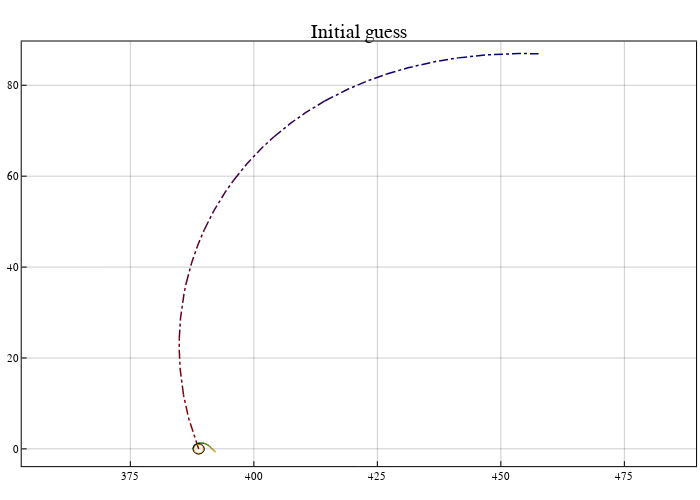

Notebook code cell kept with this figure:
### Code cell
cs_fwd = palette([:darkred, :navyblue], max(Int(n/2),2))
cs_bck = palette([:darkgreen, :goldenrod], max(n-Int(n/2),2))

pcart = plot(size=(700,500), frame_style=:box, aspect_ratio=:equal, grid=0.4, legend=false)

# trajectory
for (ifwd,sol_fwd) in enumerate(sols_fwd)
    plot!(pcart, SailorMoon.Array(sol_fwd)[1,:], SailorMoon.Array(sol_fwd)[2,:], color=cs_fwd[ifwd], 
        linewidth=1.5, label="fwd $ifwd", linestyle=:dashdot)
end
for (ibck,sol_bck) in enumerate(sols_bck)
    plot!(pcart, SailorMoon.Array(sol_bck)[1,:], SailorMoon.Array(sol_bck)[2,:], color=cs_bck[ibck], 
        linewidth=1.5, label="bck $ibck", linestyle=:solid)
end

plot!(pcart, earth[1,:], earth[2,:], c=:green, lw=1.0, label="earth")
plot!(pcart, moon[1,:], moon[2,:], c=:orange, lw=1.0, label="moon")
plot!(pcart, moon_soi_outer[1,:], moon_soi_outer[2,:], c=:black, lw=1.0, label="moon_soi_outer")

plot!(pcart; title="Initial guess")
pcart
